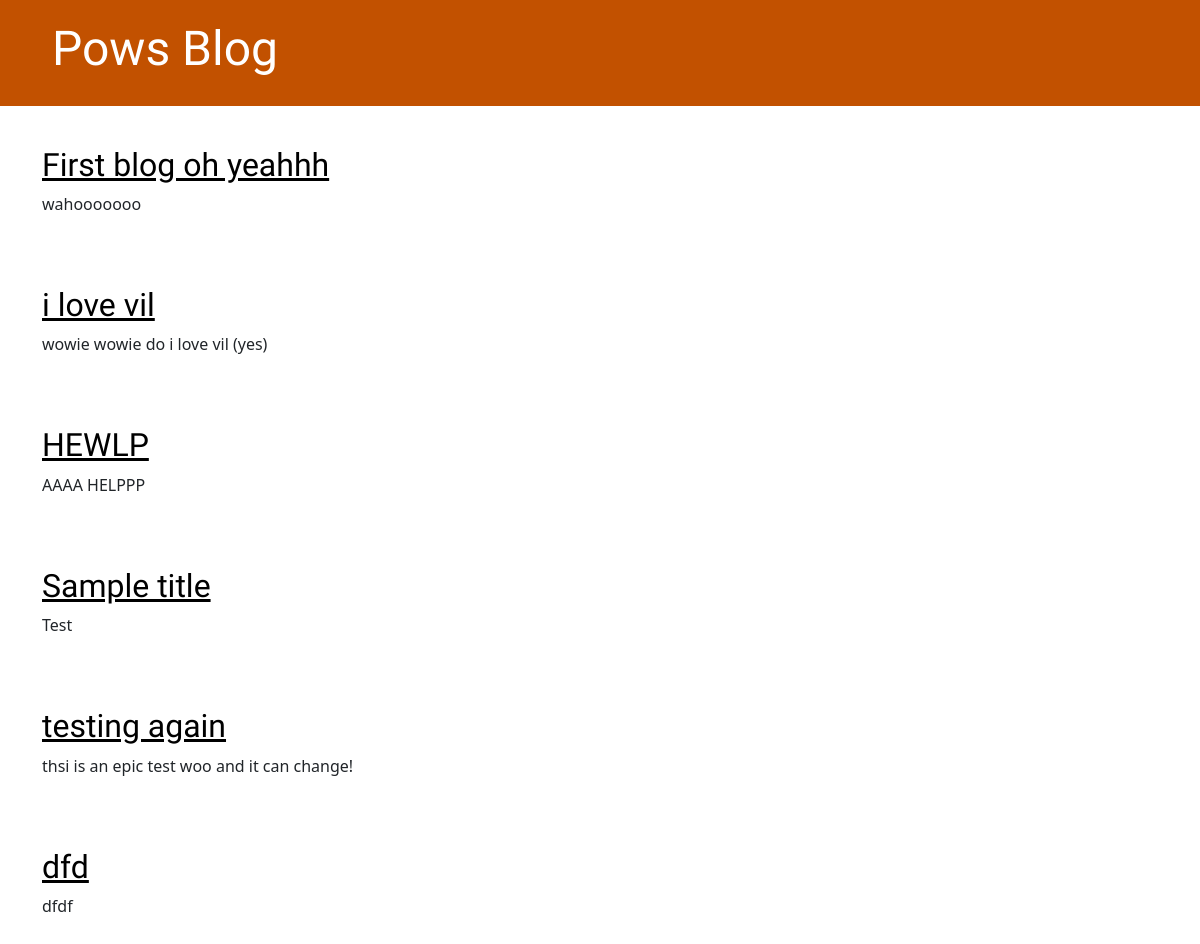
Before: / with the older database file.
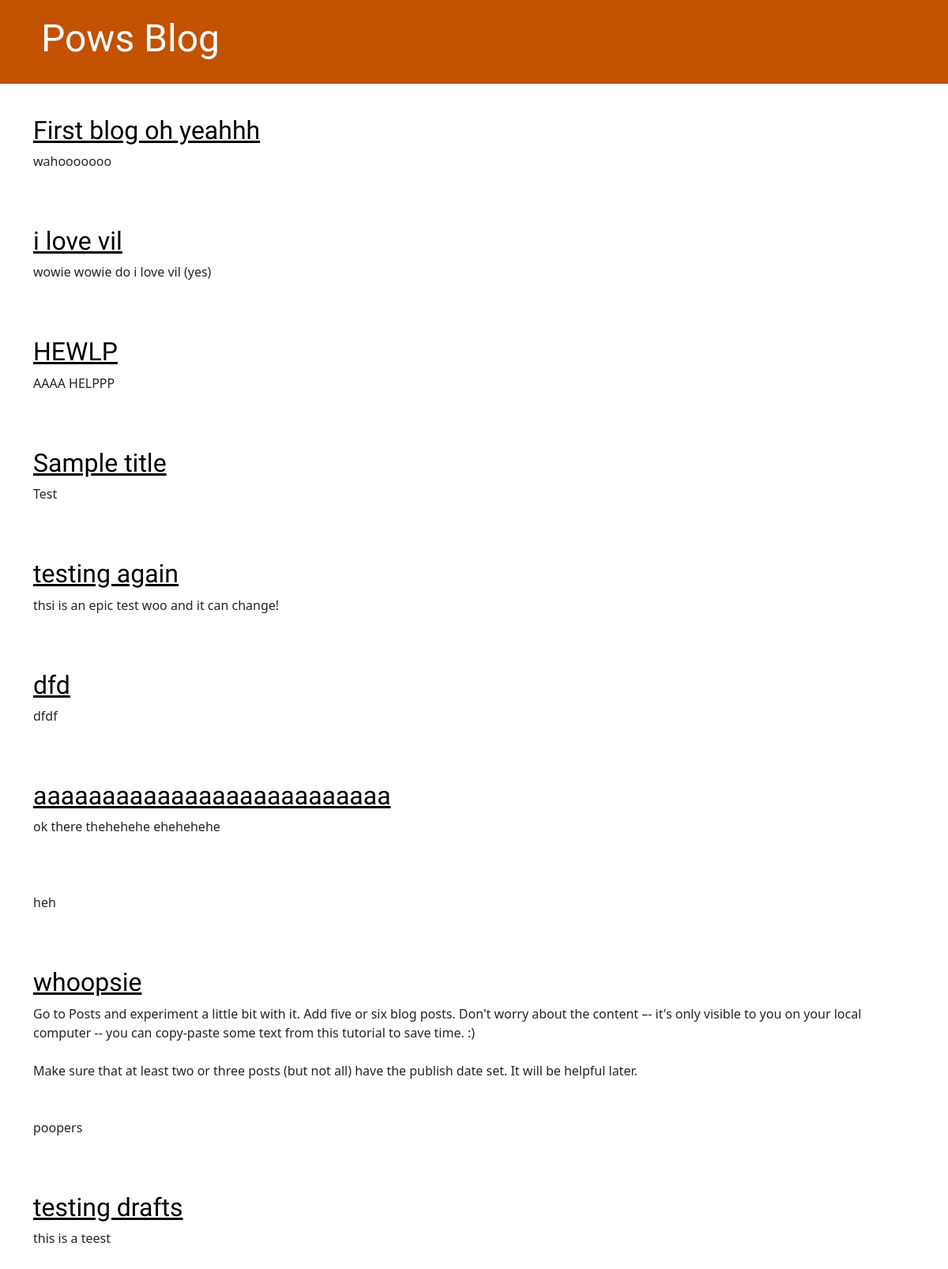
After: the same page with the newer database file.
### blog/models.py (models this page shows, shortened)
class Post(models.Model):
    author = models.ForeignKey(settings.AUTH_USER_MODEL, on_delete=models.CASCADE)
    title = models.CharField(max_length=200)
    text = models.TextField()
    created_date = models.DateTimeField(default=timezone.now)
    published_date = models.DateTimeField(blank=True, null=True)

### blog/views.py (the view)
# urls.py: path('', views.post_list, name='post_list'),
def post_list(request):
    posts = Post.objects.filter(published_date__lte=timezone.now()).order_by('published_date')
    return render(request, 'blog/post_list.html', {'posts': posts})

### blog/templates/blog/post_list.html (shortened to what this page needs)
{% extends 'blog/base.html' %}
{% block content %}
{% for post in posts %}
<article class="post">
    <h2><a href="{% url 'post_detail' pk=post.pk %}">{{ post.title }}</a></h2>
    <p>{{ post.text|linebreaksbr }}</p>
</article>
{% endfor %}
{% endblock %}

Changed rows visible on the page:
now on this page (row edited): Post: title "aaaaaaaaaaaaaaaaaaaaaaaaaa", text "ok there thehehehe ehehehehe heh"
now on this page (row edited): Post: title "whoopsie", text "Go to Posts and experiment a little bit with it. Add five or six blog posts. Don't worry about the content –- it's only visible to you on your local computer -- you can copy-paste some text from this tutorial to save time. :) Make sure that at least two or three posts (but not all) have the publish date set. It will be helpful later. poopers"
added Post: title "testing drafts", text "this is a teest"
